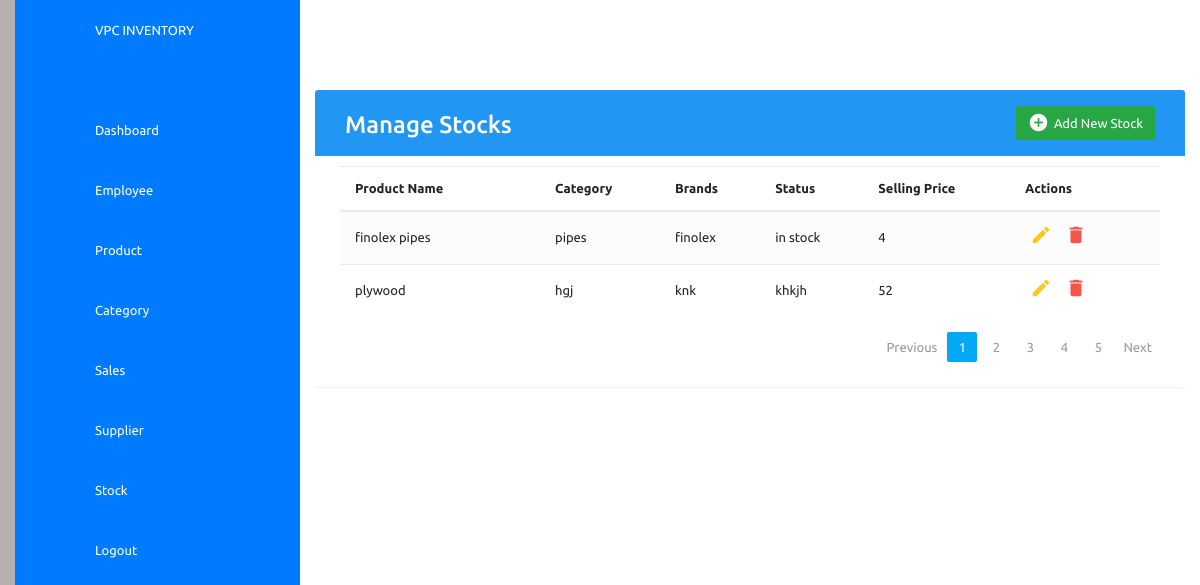
Page /stk/ on the committed database.
### inventory/models.py (models this page shows)
class Stock(models.Model):
    Items = models.CharField(max_length=100, unique=True)
    category = models.CharField(max_length=100, unique=True)
    Brand = models.CharField(max_length=100, unique=True)
    Status = models.CharField(max_length=100)
    sellingprice = models.IntegerField()

### inventory/views.py (the view)
# urls.py: path('stk/', views.StockPage, name='stk'),
def StockPage(request):
    stk = Stock.objects.all()
    context = {
        'stk': stk,
    }
    return render(request, 'stk.html', context)

### templates/stk.html (shortened to what this page needs)
{% extends 'home.html'%}
{% block content %}
<link rel="stylesheet" href="https://maxcdn.bootstrapcdn.com/font-awesome/4.7.0/css/font-awesome.min.css">
<link rel="stylesheet" href="https://maxcdn.bootstrapcdn.com/bootstrap/4.5.2/css/bootstrap.min.css">
  <body>
    <div class="container">
        <div class="table-wrapper">
            <div class="table-title">
                <div class="row">
                    <div class="col-sm-6">
						<h2>Manage Stocks</h2>
					</div>
					<div class="col-sm-6">
						<a href="#addstocksModal" class="btn btn-success" data-toggle="modal"><i class="material-icons">&#xE147;</i> <span>Add New Stock</span></a>
					</div>
                </div>
            </div>
            <table class="table table-striped table-hover">
                <thead>
                    <tr>
                        <th>Product Name</th>
						<th>Category</th>
						<th>Brands</th>
                        <th>Status</th>
                        <th>Selling Price</th>
                        <th>Actions</th>
                    </tr>
                </thead>
                <tbody>
                    {% for i in stk %}
                    <tr>
                        <td>{{i.Items}}</td>
						<td>{{i.category}}</td>
						<td>{{i.Brand}}</td>
                        <td>{{i.Status}}</td>
                        <td>{{i.sellingprice}}</td>
                        <td>
                            <a href="#editstocksModal-{{forloop.counter}}" class="edit" data-toggle="modal"><i class="material-icons" data-toggle="tooltip" title="Edit">&#xE254;</i></a>
                            <a href="#deletestocksModal-{{forloop.counter}}" class="delete" data-toggle="modal"><i class="material-icons" data-toggle="tooltip" title="Delete">&#xE872;</i></a>
                        </td>
                    </tr>
                    {% endfor %}
                </tbody>
            </table>
			<div class="clearfix">
                <ul class="pagination">
                    <li class="page-item disabled"><a href="#">Previous</a></li>
                    <li class="page-item active"><a href="#" class="page-link">1</a></li>
                    <li class="page-item"><a href="#" class="page-link">2</a></li>
                    <li class="page-item"><a href="#" class="page-link">3</a></li>
                    <li class="page-item"><a href="#" class="page-link">4</a></li>
                    <li class="page-item"><a href="#" class="page-link">5</a></li>
                    <li class="page-item"><a href="#" class="page-link">Next</a></li>
                </ul>
            </div>
        </div>
    </div>
	{% endblock %}

### templates/home.html (style rules this page uses)
* { font-family: "Ubuntu", sans-serif; margin: 0; padding: 0; box-sizing: border-box; }
:root { --blue: #2196F3; --white: #fff; --gray: #f5f5f5; --black1: #222; --black2: #999; }
body { min-height: 100vh; overflow-x: hidden; }
.container { position: relative; width: 100%; }

### templates/stk.html (style rules this page uses)
body { color: #566787; background: #B5B0B0; font-family: 'Varela Round', sans-serif; font-size: 13px; }
.container { max-width: 1730px; }
.table-wrapper { background: #fff; padding: 20px 25px; margin: 30px 0; border-radius: 3px; box-shadow: 0 1px 1px rgba(0,0,0,.05); }
.table-title { padding-bottom: 15px; background: #2196F3; color: #fff; padding: 16px 30px; margin: -20px -25px 10px; border-radius: 3px 3px 0 0; }
.table-title h2 { margin: 5px 0 0; font-size: 24px; }
.table-title .btn { color: #fff; float: right; font-size: 13px; border: none; min-width: 50px; border-radius: 2px; border: none; outline: none !important; margin-left: 10px; }
.table-title .btn i { float: left; font-size: 21px; margin-right: 5px; }
.table-title .btn span { float: left; margin-top: 2px; }
table.table tr th, table.table tr td { border-color: #e9e9e9; padding: 12px 15px; vertical-align: middle; }
table.table tr th:first-child { width: 200px; }
table.table tr th:last-child { width: 150px; }
table.table-striped tbody tr:nth-of-type(odd) { background-color: #fcfcfc; }
table.table td:last-child i { opacity: 0.9; font-size: 22px; margin: 0 5px; }
table.table td a { font-weight: bold; color: #566787; display: inline-block; text-decoration: none; outline: none !important; }
table.table td a.edit { color: #FFC107; }
table.table td a.delete { color: #F44336; }
table.table td i { font-size: 19px; }
.pagination { float: right; margin: 0 0 5px; }
.pagination li a { border: none; font-size: 13px; min-width: 30px; min-height: 30px; color: #999; margin: 0 2px; line-height: 30px; border-radius: 2px !important; text-align: center; padding: 0 6px; }
.pagination li.active a, .pagination li.active a.page-link { background: #03A9F4; }

### rows in the picture
Stock: Items "finolex pipes", category "pipes", Brand "finolex", Status "in stock", sellingprice "4"
Stock: Items "plywood", category "hgj", Brand "knk", Status "khkjh", sellingprice "52"
